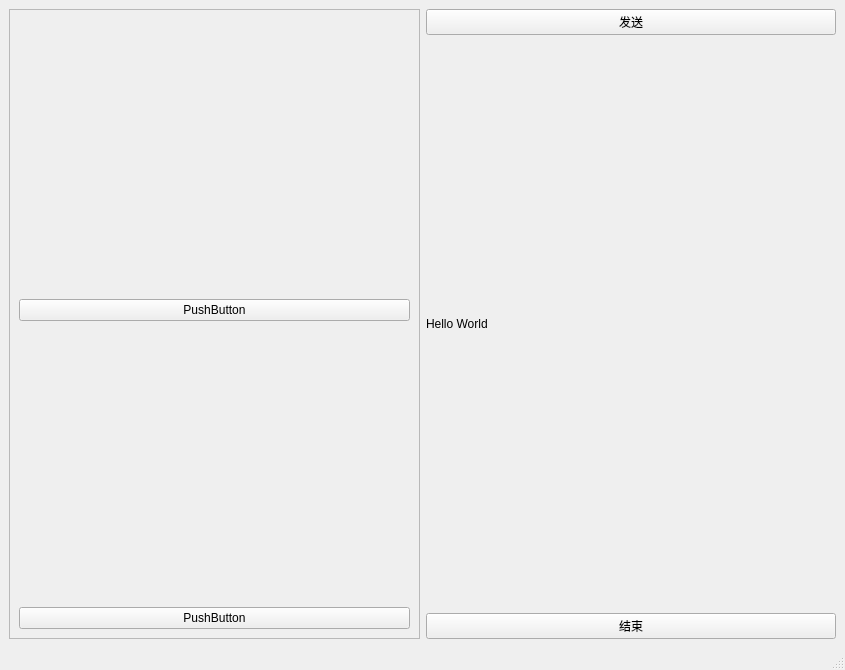
<?xml version="1.0" encoding="UTF-8"?>
<ui version="4.0">
 <class>MainWindow</class>
 <widget class="QMainWindow" name="MainWindow">
  <property name="geometry">
   <rect>
    <x>0</x>
    <y>0</y>
    <width>845</width>
    <height>670</height>
   </rect>
  </property>
  <property name="windowTitle">
   <string>MainWindow</string>
  </property>
  <widget class="QWidget" name="centralwidget">
   <layout class="QGridLayout" name="gridLayout">
    <item row="0" column="0">
     <widget class="QFrame" name="myfram">
      <property name="frameShape">
       <enum>QFrame::StyledPanel</enum>
      </property>
      <property name="frameShadow">
       <enum>QFrame::Raised</enum>
      </property>
      <layout class="QGridLayout" name="gridLayout_2">
       <item row="0" column="0" rowspan="2" colspan="2">
        <widget class="QPushButton" name="pushButton">
         <property name="text">
          <string>PushButton</string>
         </property>
        </widget>
       </item>
       <item row="2" column="0" colspan="2">
        <widget class="QPushButton" name="pushButton_2">
         <property name="text">
          <string>PushButton</string>
         </property>
        </widget>
       </item>
      </layout>
     </widget>
    </item>
    <item row="0" column="1">
     <layout class="QVBoxLayout" name="verticalLayout">
      <item>
       <widget class="QPushButton" name="btnSend">
        <property name="text">
         <string>发送</string>
        </property>
       </widget>
      </item>
      <item>
       <widget class="QLabel" name="label">
        <property name="text">
         <string>Hello World</string>
        </property>
       </widget>
      </item>
      <item>
       <widget class="QPushButton" name="btnEnd">
        <property name="text">
         <string>结束</string>
        </property>
       </widget>
      </item>
     </layout>
    </item>
   </layout>
  </widget>
  <widget class="QMenuBar" name="menubar">
   <property name="geometry">
    <rect>
     <x>0</x>
     <y>0</y>
     <width>845</width>
     <height>22</height>
    </rect>
   </property>
  </widget>
  <widget class="QStatusBar" name="statusbar"/>
 </widget>
 <resources>
  <include location="../resource.qrc"/>
 </resources>
 <connections/>
</ui>
